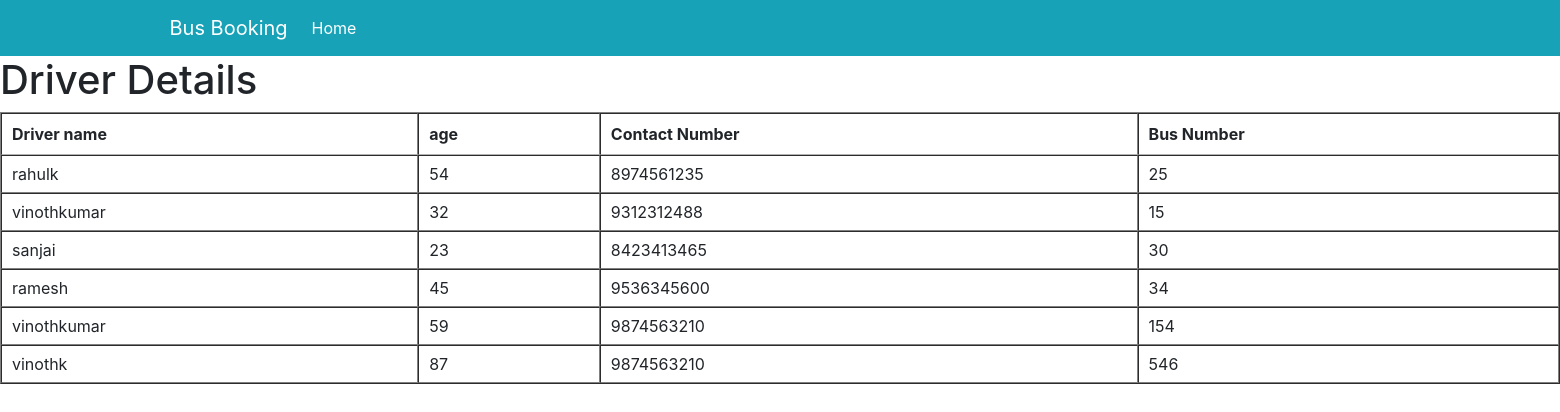
Page /draccess/ on the committed database.
### busapp/models.py (models this page shows)
class Driver(models.Model):
    drivername=models.CharField(max_length=20)
    age=models.IntegerField()
    contact_no=models.IntegerField()
    bus_no=models.IntegerField()

### busapp/views.py (the view)
# urls.py: path('draccess/', views.driverDetails,name="draccess"),
def driverDetails(request):
    emp_data=Driver.objects.all()
    emp_dict = {"emp_list":emp_data}
    return render(request, "busapp/driver.html", context =emp_dict)

### busapp/templates/busapp/driver.html (shortened to what this page needs)
<html>
{% extends 'busapp/base1.html' %}
{% block content %}
<head>
    <link rel="stylesheet" type="text/css" href="https://cdn.datatables.net/1.12.1/css/jquery.dataTables.css">
</head>
<body>
<h1 >
    Driver Details
</h1>
<table id="mytable" class="datatable" cellspacing="1" cellpadding="1" border="1" >
    <thead>
        <tr class="dt-control">
            <th class="sorting_1"> Driver name</th>
            <th> age</th>
            <th> Contact Number</th>
            <th> Bus Number</th>
        </tr>
    </thead>
    <tbody>
        <tr>
            {% if emp_list %}
            {% for template in emp_list %}
            <td>{{template.drivername}}</td>
            <td>{{template.age}}</td>
            <td>{{template.contact_no}}</td>
            <td>{{template.bus_no}}</td>
        </tr>
    </tbody>
      {% endfor %}
      {% endif %}
</table>
</body>
{% endblock %}

### rows in the picture
Driver: drivername "rahulk", age "54", contact_no "8974561235", bus_no "25"
Driver: drivername "vinothkumar", age "32", contact_no "9312312488", bus_no "15"
Driver: drivername "sanjai", age "23", contact_no "8423413465", bus_no "30"
Driver: drivername "ramesh", age "45", contact_no "9536345600", bus_no "34"
Driver: drivername "vinothkumar", age "59", contact_no "9874563210", bus_no "154"
Driver: drivername "vinothk", age "87", contact_no "9874563210", bus_no "546"
